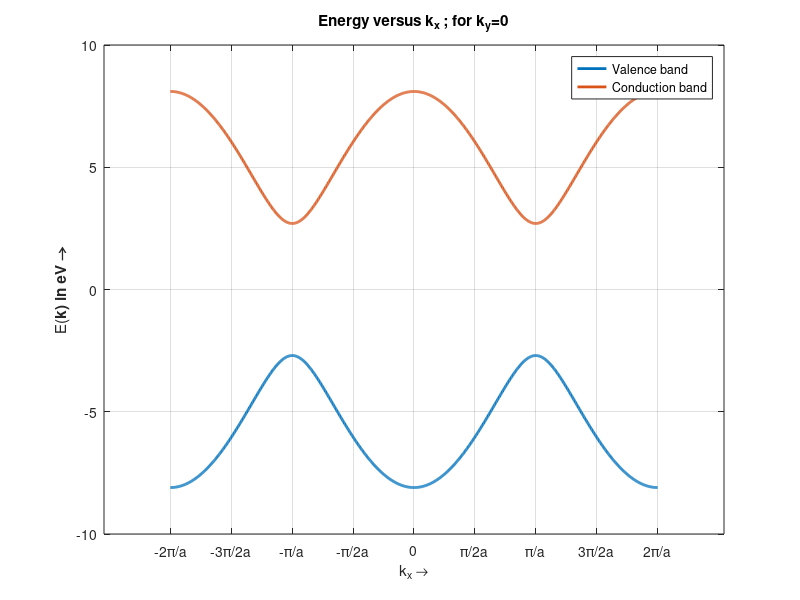
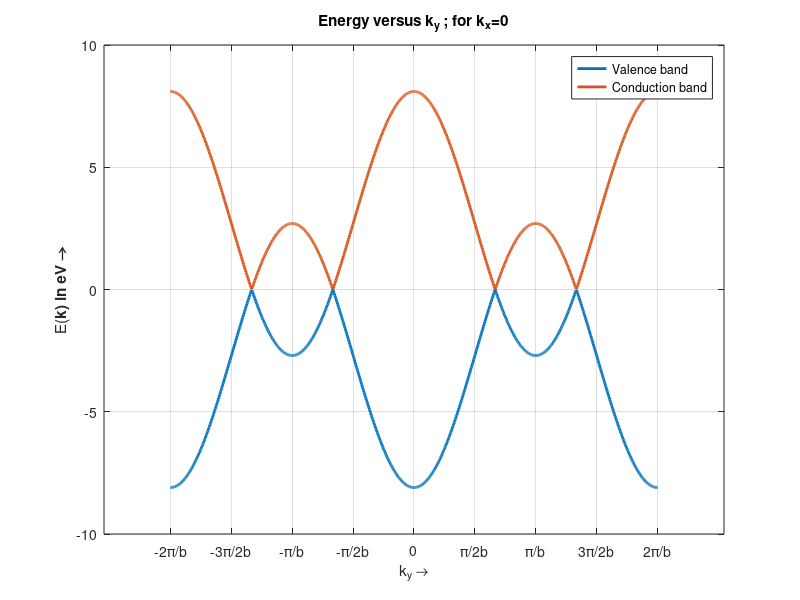
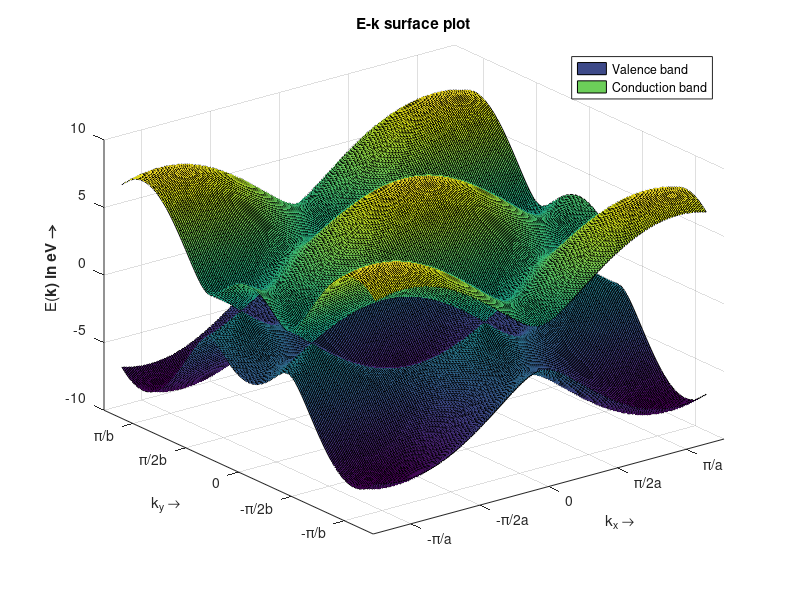
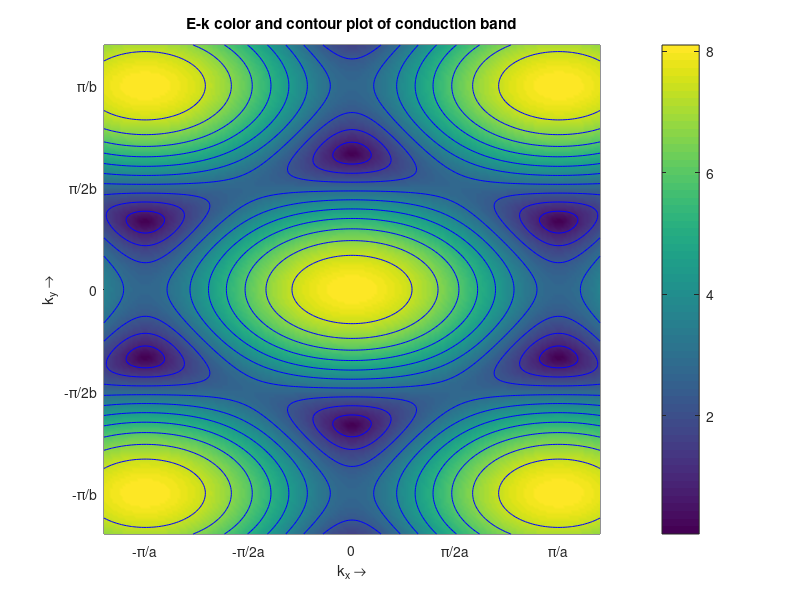

Reproduce these figures in MATLAB, in order.
clc; clear all; close all

h_cut = 1.055e-34;
eV = 1.602e-19;
Armst=1e-10;

ep0_eV=0;
t_eV=2.7;
a0_A0=1.42;

ep0=ep0_eV*eV;
t=t_eV*eV;
a0=a0_A0*Armst;

a=3*a0/2;
b=sqrt(3)*a0/2;
a1=[a;b];
a2=[a;-b];

res=1e3;
rang=2*pi/a;
kx=linspace(-rang,rang,res);
ky=zeros(1,res);
kv=[kx; ky];
Ev=zeros(size(kv));

for i=1:length(kv)
    k=kv(:,i);
    h0=-t*(1+exp(1i*a1'*k)+exp(1i*a2'*k));
    hk=[ep0, conj(h0); h0, ep0];
    Ev(:,i)=eig(hk);
end

figure
plot(kx*a,Ev(1,:)/eV, 'LineWidth', 2)
grid on;hold on
plot(kx*a,Ev(2,:)/eV, 'LineWidth', 2)
xlabel('k_x \rightarrow');ylabel('E(\bf{k}) in eV \rightarrow')
xticks([-2*pi -3*pi/2 -pi -pi/2 0 pi/2 pi 3*pi/2 2*pi]);
xticklabels({'-2\pi/a','-3\pi/2a','-\pi/a','-\pi/2a','0','\pi/2a','\pi/a','3\pi/2a', '2\pi/a'})
title('Energy versus k_x ; for k_y=0')
legend('Valence band','Conduction band');

rang=2*pi/b;
kx=zeros(1,res);
ky=linspace(-rang,rang,res);
kv=[kx; ky];
Ev=zeros(size(kv));

for i=1:res
    k=kv(:,i);
    h0=-t*(1+exp(1i*a1'*k)+exp(1i*a2'*k));
    hk=[ep0, conj(h0); h0, ep0];
    Ev(:,i)=eig(hk);
end

figure
plot(ky*b,Ev(1,:)/eV, 'LineWidth', 2)
grid on;hold on
plot(ky*b,Ev(2,:)/eV, 'LineWidth', 2)
xlabel('k_y \rightarrow');ylabel('E(\bf{k}) in eV \rightarrow')
xticks([-2*pi -3*pi/2 -pi -pi/2 0 pi/2 pi 3*pi/2 2*pi]);
xticklabels({'-2\pi/b','-3\pi/2b','-\pi/b','-\pi/2b','0','\pi/2b','\pi/b','3\pi/2b', '2\pi/b'})
title('Energy versus k_y ; for k_x=0')
legend('Valence band','Conduction band');


res=2e2;
kx=linspace(-6/5*pi/a,6/5*pi/a,res);
ky=linspace(-6/5*pi/b,6/5*pi/b,res);
[Kx,Ky]=meshgrid(kx,ky);
kv=[Kx(:).';Ky(:).'];
Ev=zeros(size(kv));

for i=1:length(kv)
    k=kv(:,i);
    h0=-t*(1+exp(1i*a1'*k)+exp(1i*a2'*k));
    hk=[ep0, conj(h0); h0, ep0];
    Ev(:,i)=eig(hk);
end

E1=reshape(Ev(1,:),res,res);
E2=reshape(Ev(2,:),res,res);

figure
h1=surf(Kx*a,Ky*b,E1/eV);
hold on
h2=surf(Kx*a,Ky*b,E2/eV);
shading interp
set(h1,'edgecolor','k');set(h2,'edgecolor','k')
xlabel('k_x \rightarrow');ylabel('k_y \rightarrow');zlabel('E(\bf{k}) in eV \rightarrow')
xticks([-2*pi -3*pi/2 -pi -pi/2 0 pi/2 pi 3*pi/2 2*pi]);
yticks([-2*pi -3*pi/2 -pi -pi/2 0 pi/2 pi 3*pi/2 2*pi]);
xticklabels({'-2\pi/a','-3\pi/2a','-\pi/a','-\pi/2a','0','\pi/2a','\pi/a','3\pi/2a', '2\pi/a'})
yticklabels({'-2\pi/b','-3\pi/2b','-\pi/b','-\pi/2b','0','\pi/2b','\pi/b','3\pi/2b', '2\pi/b'})
title('E-k surface plot')
legend('Valence band','Conduction band');

figure
pcolor(Kx*a,Ky*b,E2/eV);
shading('interp');
hold on
contour(Kx*a,Ky*b,E2/eV, 'LineColor', 'b');
colorbar
xlabel('k_x \rightarrow');ylabel('k_y \rightarrow');zlabel('E(\bf{k}) in eV \rightarrow')
xticks([-2*pi -3*pi/2 -pi -pi/2 0 pi/2 pi 3*pi/2 2*pi]);
yticks([-2*pi -3*pi/2 -pi -pi/2 0 pi/2 pi 3*pi/2 2*pi]);
xticklabels({'-2\pi/a','-3\pi/2a','-\pi/a','-\pi/2a','0','\pi/2a','\pi/a','3\pi/2a', '2\pi/a'})
yticklabels({'-2\pi/b','-3\pi/2b','-\pi/b','-\pi/2b','0','\pi/2b','\pi/b','3\pi/2b', '2\pi/b'})
title('E-k color and contour plot of conduction band')